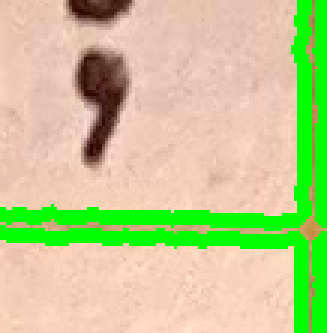
#> input picture SemiColon Images/box_1495.png, 109 x 111 px, given in place of semicolon.png, which was not available (shown 3 times larger)
$ python handwrittenCode.py
#> lines starting #> are read from the running program, lines starting #| are printed output that depends on the picture; after the words box and inside, x2 and y2 are one past the last pixel; in counts of white or black regions, pixels touching at a corner belong together; pictures that were not available may be replaced by others from this repository, and a replacement may not be noted
import cv2
import numpy as np
import matplotlib.pyplot as plt

# Load image
orig_img = 'semicolon.png'
image  = cv2.imread(orig_img)
#> image is the input picture: shape (111, 109, 3); mean B, G, R 144.6, 202.8, 192.1


# Convert to grayscale
gray = cv2.cvtColor(image, cv2.COLOR_BGR2GRAY)

# Apply Gaussian Blur to reduce noise and detail in the image
blur = cv2.GaussianBlur(gray, (5,5), 0)
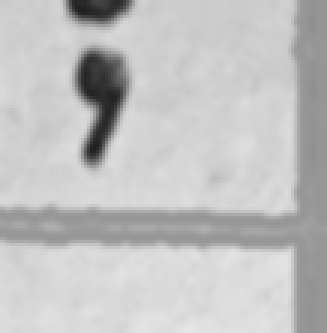
#> blur: shape (111, 109) (shown 3 times larger); min 31, max 230, mean 193

# Binary thresholding
_, binary = cv2.threshold(blur, 130, 255, cv2.THRESH_BINARY_INV)
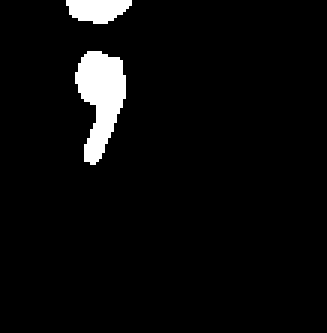
#> binary: shape (111, 109) (shown 3 times larger); 4.3% white; 2 white regions, box (x1, y1, x2, y2) and area: (25, 17, 42, 55) 390, (22, 0, 44, 8) 133

# Edge detection
edges = cv2.Canny(binary, 50, 150, apertureSize=3)
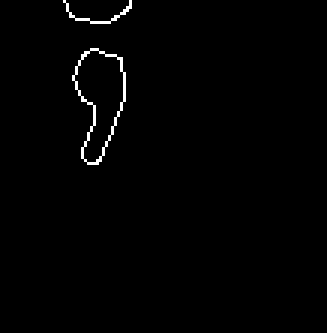
#> edges: shape (111, 109) (shown 3 times larger); 1% white in thin lines or dots, all inside (x1, y1, x2, y2) = (21, 0, 44, 55)

# Hough line transformation
lines = cv2.HoughLines(edges, 1, np.pi / 180, 200)
#> lines = None

# Draw the lines on the image
if lines is not None:
    for rho, theta in lines[:,0]:
        a = np.cos(theta)
        b = np.sin(theta)
        x0 = a * rho
        y0 = b * rho
        x1 = int(x0 + 1000 * (-b))
        y1 = int(y0 + 1000 * a)
        x2 = int(x0 - 1000 * (-b))
        y2 = int(y0 - 1000 * a)
        cv2.line(image, (x1, y1), (x2, y2), (0, 255, 0), 1)

# Perform adaptive thresholding to segment the image into cells
thresh = cv2.adaptiveThreshold(blur, 255, cv2.ADAPTIVE_THRESH_MEAN_C, cv2.THRESH_BINARY, 11, 2)
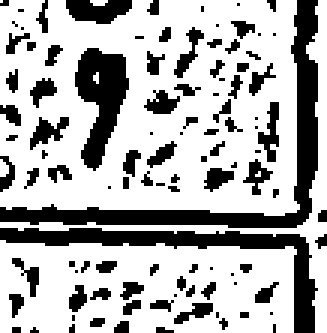
#> thresh: shape (111, 109) (shown 3 times larger); 69.7% white; 105 black regions (72 under 20 px)

# Find contours
contours, _ = cv2.findContours(thresh, cv2.RETR_EXTERNAL, cv2.CHAIN_APPROX_SIMPLE)
#> contours = 6 contours, 3 with area under 20; largest, box (x1, y1, x2, y2) and area: (0, 0, 100, 72) 6465, (0, 80, 99, 111) 2680, (0, 0, 109, 111) 462

# Filter contours based on area to remove noise
filtered_contours = [cnt for cnt in contours if cv2.contourArea(cnt) > 1000]
#> filtered_contours = 2 contours; box (x1, y1, x2, y2) and area: (0, 0, 100, 72) 6465, (0, 80, 99, 111) 2680

# Draw the filtered contours on the original image
cv2.drawContours(image, filtered_contours, -1, (0, 255, 0), 3)
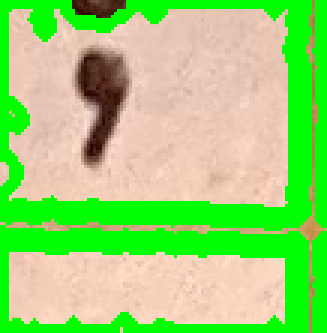
#> image: shape (111, 109, 3) (shown 3 times larger); 17.01% of pixels changed, all inside (x1, y1, x2, y2) = (0, 0, 99, 111)

# Display the image with grid
image_rgb = cv2.cvtColor(image, cv2.COLOR_BGR2RGB)
plt.imshow(image_rgb)
plt.show()

green_img = 'greenLines4.png'
cv2.imwrite(green_img, image_rgb)


def extract_boxes(image_path, orig_path, lower_green=np.array([35, 100, 50]), upper_green=np.array([85, 255, 255]), black_thresh=50):
    # Load the image
#> called with image_path = 'greenLines4.png', orig_path = 'semicolon.png', lower_green = array of shape (3,), upper_green = array of shape (3,), black_thresh = 50
    image = cv2.imread(image_path)
    orig = cv2.imread(orig_path)

    # Convert the image to HSV
    hsv = cv2.cvtColor(image, cv2.COLOR_BGR2HSV)
#> hsv: shape (111, 109, 3); mean H, S, V 93.1, 130, 236.7

    # Create a mask for the green color
    mask = cv2.inRange(hsv, lower_green, upper_green)
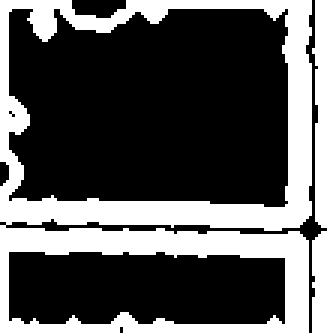
#> mask: shape (111, 109) (shown 3 times larger); 33.3% white; 3 white regions, box (x1, y1, x2, y2) and area: (0, 0, 104, 111) 3577, (104, 0, 109, 76) 296, (104, 77, 109, 111) 159

    # Bitwise-AND mask and original image
    res = cv2.bitwise_and(image, image, mask= mask)
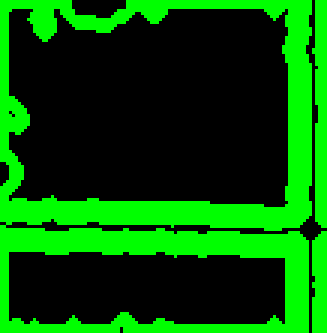
#> res: shape (111, 109, 3) (shown 3 times larger); mean B, G, R 0, 85, 0

    # Convert the masked image to grayscale
    gray = cv2.cvtColor(res, cv2.COLOR_BGR2GRAY)

    # Apply thresholding to separate dark characters from the background
    _, threshold = cv2.threshold(gray, 220, 255, cv2.THRESH_BINARY_INV + cv2.THRESH_OTSU)
#> threshold: shape (111, 109); 66.7% white; 3 black regions

    # Find contours in the thresholded image
    contours, _ = cv2.findContours(threshold, cv2.RETR_EXTERNAL, cv2.CHAIN_APPROX_SIMPLE)
#> contours = 7 contours, 3 with area under 20; largest, box (x1, y1, x2, y2) and area: (3, 3, 96, 69) 5387, (3, 84, 95, 108) 1948, (0, 0, 109, 111) 131, (24, 0, 42, 6) 66

    # Iterate through the contours and extract individual boxes
    for i, contour in enumerate(contours):
        # Get the bounding rectangle of the contour
        x, y, w, h = cv2.boundingRect(contour)

        # Filter out non-square boxes
        aspect_ratio = float(w) / h
        if aspect_ratio >= 0.9 and aspect_ratio <= 1.1:
            # Crop the box from the original image
            box = orig[y:y+h, x:x+w]

            # Convert to gray and threshold to check for black characters
            gray_box = cv2.cvtColor(box, cv2.COLOR_BGR2GRAY)
            _, thresh_box = cv2.threshold(gray_box, black_thresh, 255, cv2.THRESH_BINARY_INV)

            # If there are black pixels, save the box
            if np.any(thresh_box):
                cv2.imwrite(f'/Users/keenan/Documents/GDSC Handwritten/Semi-Colon/SemiColon Images/box_{i}.png', box)
#> this loop made 7 passes
#> (contour, x, y, w, h, aspect_ratio, gray_box, thresh_box) on pass 4: ([[3, 37], [4, 38]], 3, 37, 2, 2, 1, [[189, 178], [192, 191]], [[0, 0], [0, 0]])
#> (x, y, w, h, aspect_ratio) on passes 2, 3, 5, 6, 7: (3, 84, 92, 24, 3.83), (0, 54, 3, 8, 0.375), (3, 3, 93, 66, 1.41), (0, 0, 109, 111, 0.982), (24, 0, 18, 6, 3)


# Call the function to extract boxes
extract_boxes(green_img, orig_img)

$ run again, on SemiColon Images/box_1551.png
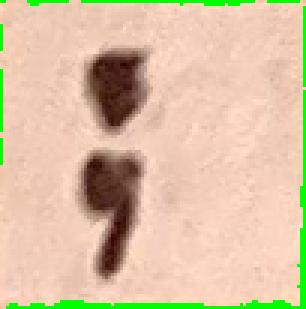
#> input picture SemiColon Images/box_1551.png, 102 x 103 px, given in place of semicolon.png, which was not available (shown 3 times larger)
#> image is the input picture: shape (103, 102, 3); mean B, G, R 163.7, 193.9, 218.3
#> binary: shape (103, 102); 8.2% white; 2 white regions, box (x1, y1, x2, y2) and area: (27, 51, 47, 92) 485, (29, 17, 48, 44) 381
#> edges: shape (103, 102); 1.7% white in thin lines or dots, all inside (x1, y1, x2, y2) = (26, 16, 48, 92)
#> lines = None
#> `thresh = cv2.adaptiveThreshold(blur, 255, cv2.ADAPTIVE_THRESH_MEAN_C, ..`:
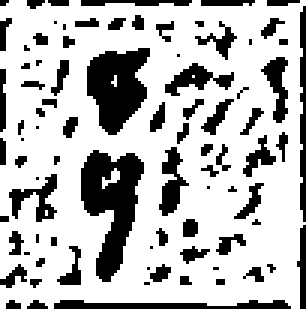
#> thresh: shape (103, 102) (shown 3 times larger); 72.6% white; 85 black regions (54 under 20 px)
#> `contours, _ = cv2.findContours(thresh, cv2.RETR_EXTERNAL, cv2.CHAIN_AP..`: contours = 1 contour; box (x1, y1, x2, y2) and area: (0, 0, 102, 103) 9655
#> filtered_contours has the same summary as contours
#> image: shape (103, 102, 3); 13.49% of pixels changed, all inside (x1, y1, x2, y2) = (0, 0, 102, 103)
#> hsv: shape (103, 102, 3); mean H, S, V 100.7, 102.4, 230.8
#> mask: shape (103, 102); 17.9% white; 1 white region, box (x1, y1, x2, y2) and area: (0, 0, 102, 103) 1877
#> threshold: shape (103, 102); 82.1% white; 1 black region
#> in extract_boxes, `contours, _ = cv2.findContours(threshold, cv2.RETR_EXTERNAL, cv2.CHAIN..`: contours = 1 contour; box (x1, y1, x2, y2) and area: (3, 3, 99, 100) 8438
#> the loop in extract_boxes, `for i, contour in enumerate(contours):` made 1 pass
#> (x, y, w, h, aspect_ratio) on pass 1: (3, 3, 96, 97, 0.99)
#> pass 1, in extract_boxes, `_, thresh_box = cv2.threshold(gray_box, black_thresh, 255, cv2.THRESH_..`:
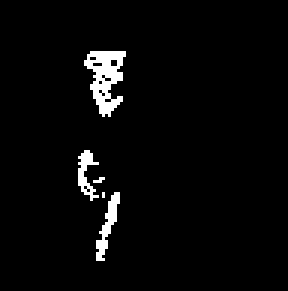
#> thresh_box: shape (97, 96) (shown 3 times larger); 3.2% white in thin lines or dots, all inside (x1, y1, x2, y2) = (26, 17, 42, 87)

$ run again, on SemiColon Images/box_1572.png
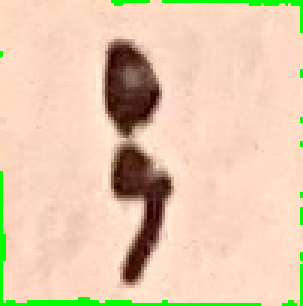
#> input picture SemiColon Images/box_1572.png, 101 x 102 px, given in place of semicolon.png, which was not available (shown 3 times larger)
#> image is the input picture: shape (102, 101, 3); mean B, G, R 174.4, 201.9, 229.2
#> binary: shape (102, 101); 8.4% white; 2 white regions, box (x1, y1, x2, y2) and area: (37, 48, 57, 94) 445, (35, 14, 53, 46) 421
#> edges: shape (102, 101); 1.9% white in thin lines or dots, all inside (x1, y1, x2, y2) = (34, 13, 57, 94)
#> lines = None
#> `thresh = cv2.adaptiveThreshold(blur, 255, cv2.ADAPTIVE_THRESH_MEAN_C, ..`:
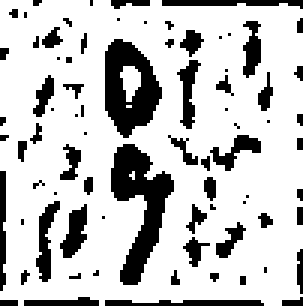
#> thresh: shape (102, 101) (shown 3 times larger); 77.2% white; 78 black regions (55 under 20 px)
#> `contours, _ = cv2.findContours(thresh, cv2.RETR_EXTERNAL, cv2.CHAIN_AP..`: contours = 1 contour; box (x1, y1, x2, y2) and area: (0, 0, 101, 102) 9626
#> filtered_contours has the same summary as contours
#> image: shape (102, 101, 3); 13.07% of pixels changed, all inside (x1, y1, x2, y2) = (0, 0, 101, 102)
#> hsv: shape (102, 101, 3); mean H, S, V 101.4, 98.6, 237.1
#> mask: shape (102, 101); 16.1% white; 1 white region, box (x1, y1, x2, y2) and area: (0, 0, 101, 102) 1655
#> threshold: shape (102, 101); 83.9% white; 1 black region
#> in extract_boxes, `contours, _ = cv2.findContours(threshold, cv2.RETR_EXTERNAL, cv2.CHAIN..`: contours = 1 contour; box (x1, y1, x2, y2) and area: (3, 3, 98, 99) 8461
#> the loop in extract_boxes, `for i, contour in enumerate(contours):` made 1 pass
#> (x, y, w, h, aspect_ratio) on pass 1: (3, 3, 95, 96, 0.99)
#> pass 1, in extract_boxes, `_, thresh_box = cv2.threshold(gray_box, black_thresh, 255, cv2.THRESH_..`:
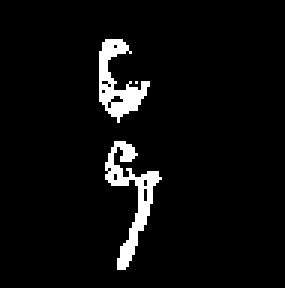
#> thresh_box: shape (96, 95) (shown 3 times larger); 4.9% white; 3 white regions (1 under 20 px), largest, box (x1, y1, x2, y2) and area: (35, 47, 54, 90) 243, (33, 13, 50, 41) 203

$ run again, on SemiColon Images/box_1625.png
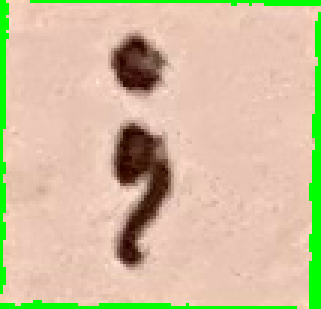
#> input picture SemiColon Images/box_1625.png, 107 x 103 px, given in place of semicolon.png, which was not available (shown 3 times larger)
#> image is the input picture: shape (103, 107, 3); mean B, G, R 158.6, 191.6, 207.4
#> binary: shape (103, 107); 6.8% white; 2 white regions, box (x1, y1, x2, y2) and area: (38, 41, 57, 89) 511, (37, 12, 54, 31) 235
#> edges: shape (103, 107); 1.7% white in thin lines or dots, all inside (x1, y1, x2, y2) = (36, 11, 57, 89)
#> lines = None
#> thresh: shape (103, 107); 76.8% white; 97 black regions (68 under 20 px)
#> `contours, _ = cv2.findContours(thresh, cv2.RETR_EXTERNAL, cv2.CHAIN_AP..`: contours = 1 contour; box (x1, y1, x2, y2) and area: (0, 0, 107, 103) 10002
#> filtered_contours has the same summary as contours
#> image: shape (103, 107, 3); 11.63% of pixels changed, all inside (x1, y1, x2, y2) = (0, 0, 107, 103)
#> hsv: shape (103, 107, 3); mean H, S, V 101, 100.5, 226.3
#> mask: shape (103, 107); 18.2% white; 1 white region, box (x1, y1, x2, y2) and area: (0, 0, 107, 103) 2010
#> threshold: shape (103, 107); 81.8% white; 1 black region
#> in extract_boxes, `contours, _ = cv2.findContours(threshold, cv2.RETR_EXTERNAL, cv2.CHAIN..`: contours = 1 contour; box (x1, y1, x2, y2) and area: (3, 3, 104, 100) 8820
#> the loop in extract_boxes, `for i, contour in enumerate(contours):` made 1 pass
#> (x, y, w, h, aspect_ratio) on pass 1: (3, 3, 101, 97, 1.04)
#> pass 1, in extract_boxes, `_, thresh_box = cv2.threshold(gray_box, black_thresh, 255, cv2.THRESH_..`:
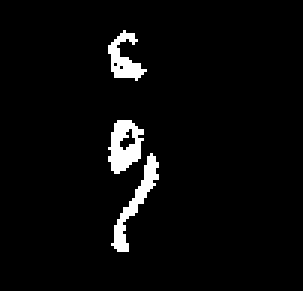
#> thresh_box: shape (97, 101) (shown 3 times larger); 3.8% white; 3 white regions, box (x1, y1, x2, y2) and area: (36, 40, 48, 58) 136, (37, 51, 53, 84) 134, (36, 10, 49, 27) 100
